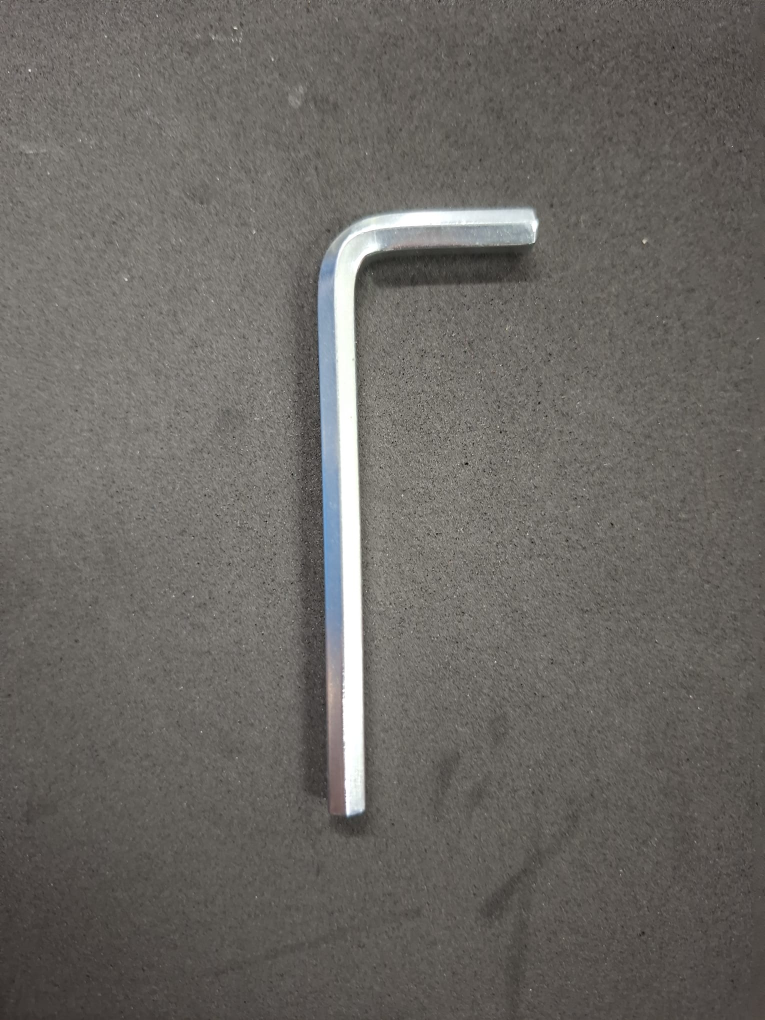
#> input picture Fotos/foto2.jpg, 1530 x 2040 px (shown at 1/2 size)
$ jupyter execute rescale.ipynb
#> lines starting #> are read from the running program, lines starting #| are printed output that depends on the picture
#> further down, img is the input picture: shape (2040, 1530, 3); mean B, G, R 99.1, 103.5, 106.5
**Wie kann ich die Dimesionen eines Fotos bearbeiten?**
Resizing and Rescaling.

[cell 1]
import cv2 as cv

[cell 2]
# This method will work for Images, Videos and Live Video
# To do rescaling we can wirte our own function
# Remember shape[0] => the height
#          shape[1] => the width
def rescaleFrame(frame,scale=0.75):
#> called with scale = 0.5
    width=int(frame.shape[1]*scale)
#> width = 765
    height=int(frame.shape[0]*scale)
#> height = 1020
    dimensions=(width,height)
#> dimensions = (765, 1020)
    # This will give us the resized frame to a determined size.
    return cv.resize(frame,dimensions,interpolation=cv.INTER_AREA)
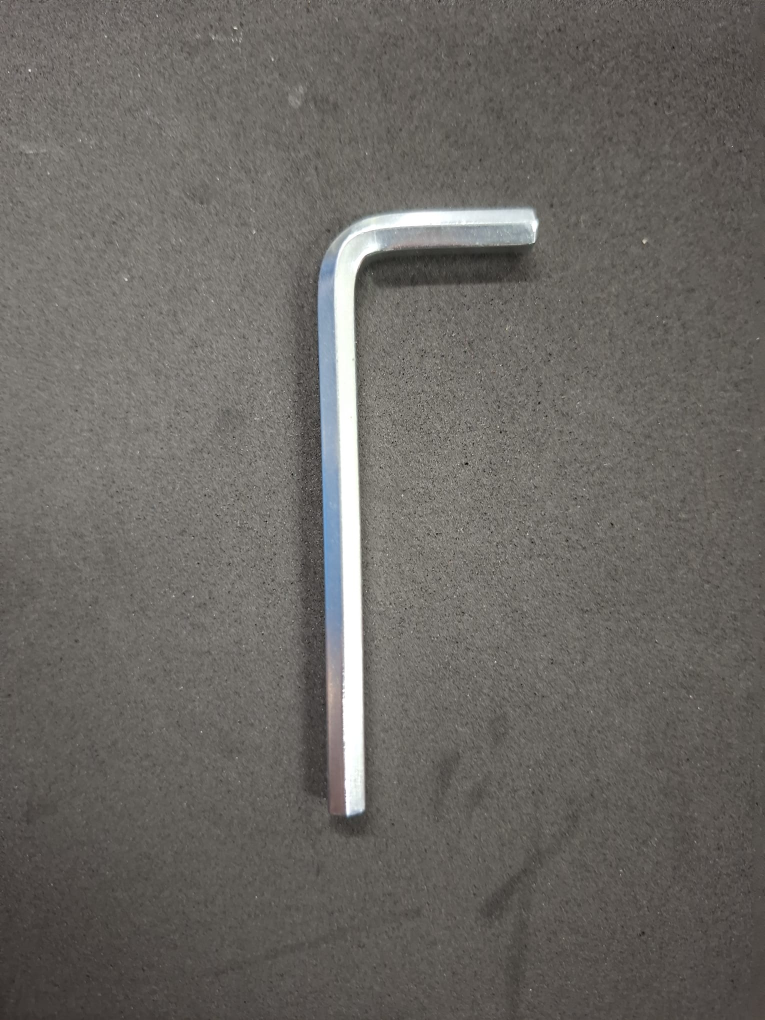
#> returned value: shape (1020, 765, 3); mean of channels 0, 1, 2 99.2, 103.6, 106.7; drawn as B, G, R

[cell 3]
img=cv.imread("Fotos/foto2.jpg")
resized_img=rescaleFrame(img,0.5)
cv.imshow("Foto",resized_img)
cv.waitKey(0)
cv.destroyAllWindows()


$ run again, with Fotos/foto1.jpg copied over Fotos/foto2.jpg
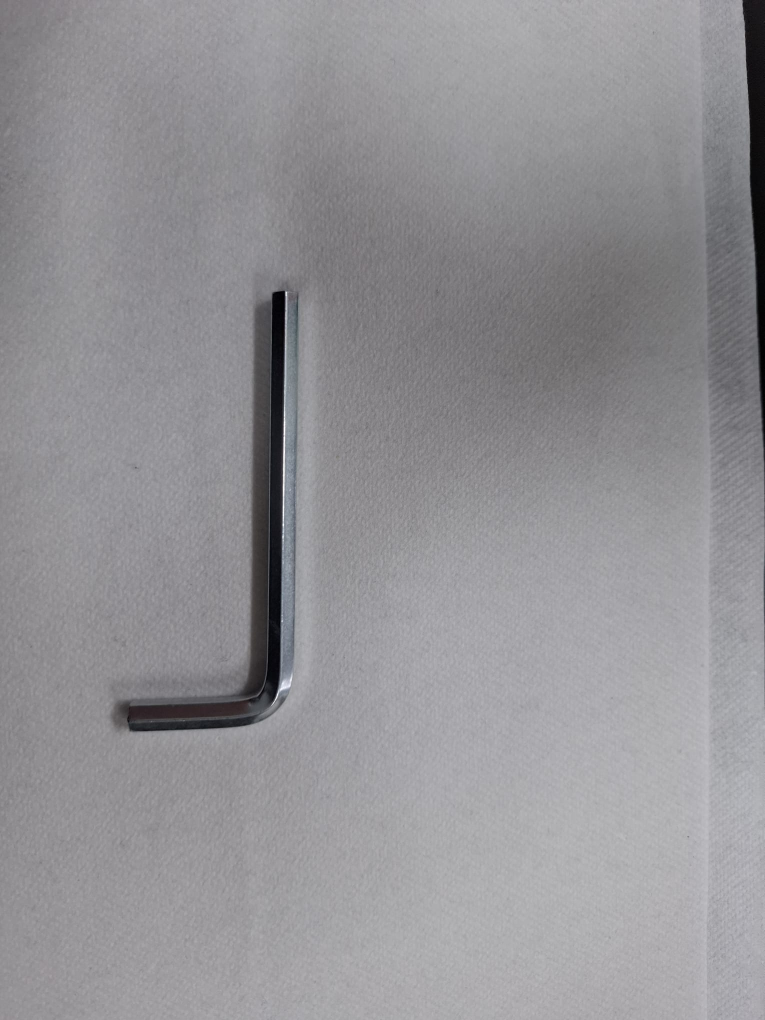
#> input picture Fotos/foto1.jpg, 1530 x 2040 px (shown at 1/2 size)
#> img is the input picture: shape (2040, 1530, 3); mean B, G, R 149.3, 145.9, 147
#> in rescaleFrame, `return cv.resize(frame,dimensions,interpolation=cv.INTER_AREA)`:
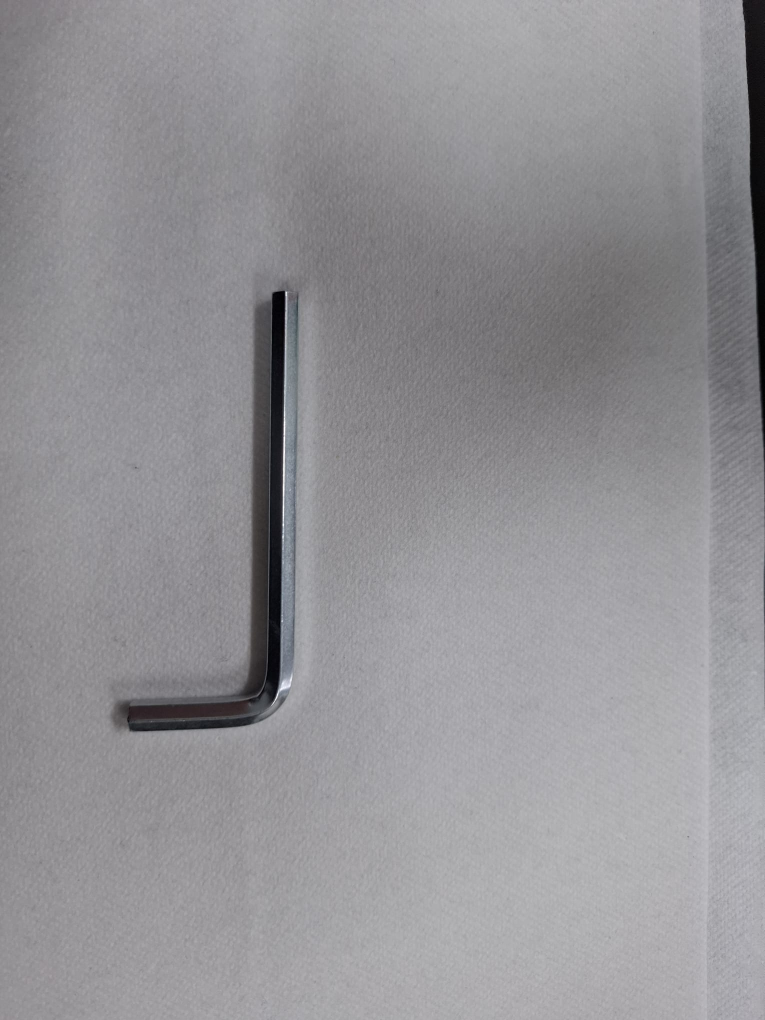
#> returned value: shape (1020, 765, 3); mean of channels 0, 1, 2 149.5, 146.1, 147.2; drawn as B, G, R
